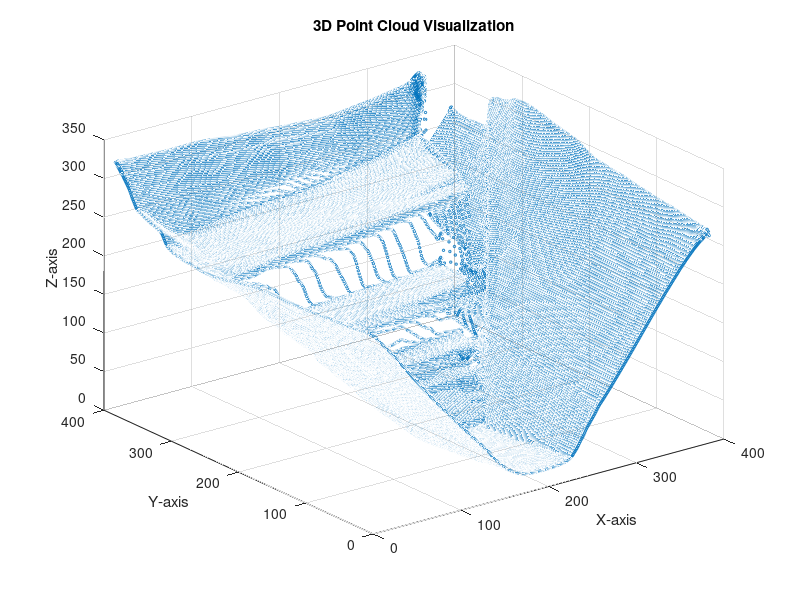

Write the MATLAB code that produced this figure. (Note: this script raises an error after producing the figure.)
% Point CLoud 3D Plane Fitting 
clear all;
clc; 


%% Loading the point cloud file:

data = load('point_cloud.mat');
point_cloud = data.point_cloud;

% visualize the point cloud data:

% Assuming extracted_point_cloud is your point cloud data
x = point_cloud(:, 1);  % X coordinates
y = point_cloud(:, 2);  % Y coordinates
z = point_cloud(:, 3);  % Z coordinates

% Create a 3D scatter plot
scatter3(x, y, z, 3);  % '3' here sets the marker size

% Label the axes
xlabel('X-axis');
ylabel('Y-axis');
zlabel('Z-axis');

% Optionally, you can add grid, title or change other plot properties
grid on;
title('3D Point Cloud Visualization');

%% Plane Extraction Here:
ptCloud = pointCloud(point_cloud);  % Convert to pointCloud object

maxDistance = 4;
% referenceVector = [0,0,1];
maxAngularDistance = 5;

[model1, inlierIndices, outlierIndices] = pcfitplane(ptCloud, maxDistance);
plane1 = select(ptCloud, inlierIndices);
remainPtCloud = select(ptCloud, outlierIndices);

% Now move on to the second plane: 
roi = [-inf,inf;0.4,inf;-inf,inf];
sampleIndices = findPointsInROI(remainPtCloud,roi);

[model2, inlierIndices, outlierIndices] = pcfitplane(remainPtCloud, maxDistance, SampleIndices=sampleIndices);
plane2 = select(remainPtCloud, inlierIndices);
remainPtCloud = select(remainPtCloud, outlierIndices);

% plot the extracted plane one and plane two

figure
pcshow(plane1)
title("First Plane")

figure
pcshow(plane2)
title("Second Plane")

figure
pcshow(remainPtCloud)
title("Remaining Point Cloud")

